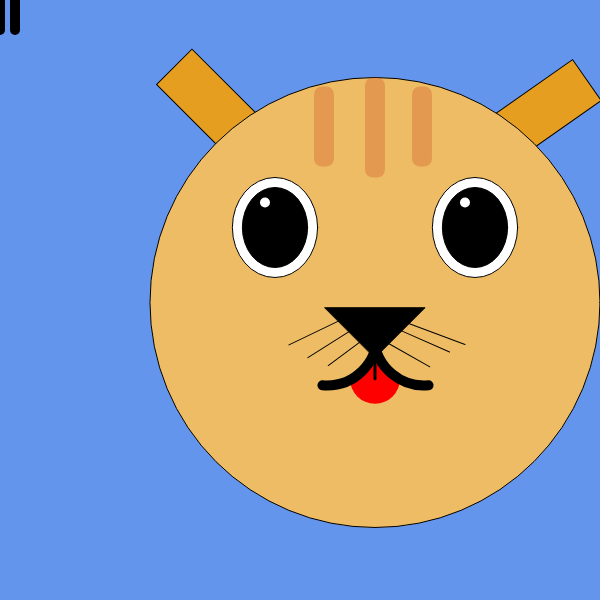
Frame 1 (no input)
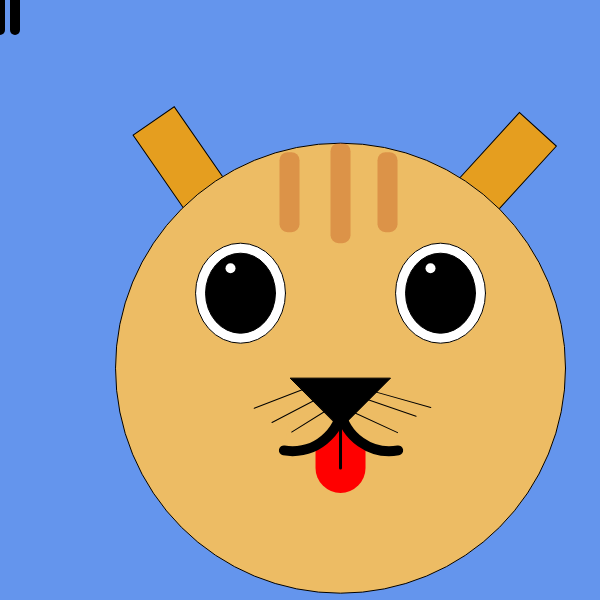
Frame 60 (no input)
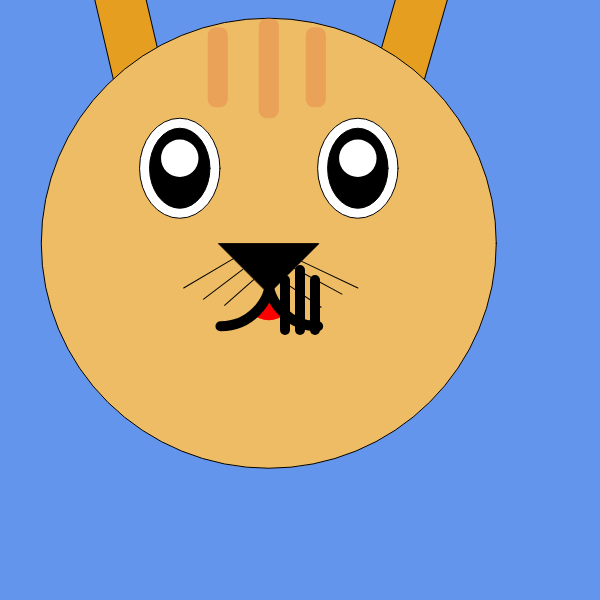
Frame 120 (the mouse pressed at the canvas centre since frame 60)

The p5.js sketch that drew these frames (run headless with seeded random() and noise() and a simulated clock; from frame 60 on, the mouse is pressed at the canvas centre):

// p5.js sketch
// ── sketch.js
var ear_angle_left = 0
var ear_angle_right = 0

var face_x = 75;
var face_y = 75;

function setup()
{
    createCanvas( 600, 600 );
}


function draw()
{
    background( 100, 149, 237 )

    // PI is up
    // 135
    var elapsed_time = millis() / 1000;
    ear_angle_left = map( cos( elapsed_time ), -1, 1, radians( 180 ),
        radians( 135 ) );
    ear_angle_right = map( cos( elapsed_time ), -1, 1, radians( 180 ),
        radians( 235 ) );

    face_x = map( cos( elapsed_time ), -1, 1, -75, 75 );
    face_y = map( sin( elapsed_time * 2 ), -1, 1, -75, 75 );

    var sin_t = map( sin( elapsed_time * 2 ), -1, 1, 0, 1 )
    sin_t = 3 * sin_t * sin_t - 2 * sin_t * sin_t * sin_t;
    var tongue_length = map( sin_t, 0, 1, 50, 100 );

    push()
    {
        translate( face_x, face_y )
        // ears 
        push()
        {
            fill( 229, 158, 31 )
            rectMode( CENTER )

            push()
            {
                translate( width / 3 - 30, height / 8 + 60 )
                rotate( ear_angle_left )
                rect( 0, 50, 50, 100 )
            }
            pop()

            push()
            {
                translate( 2 * width / 3 + 30, height / 8 + 60 )
                rotate( ear_angle_right )
                rect( 0, 50, 50, 100 )
            }
            pop()
        }
        pop()

        //face
        push()
        {
            fill( '#edbc64' )
            var face_size = map( mouseX, 100, width - 100, 450, 460, true );
            ellipse( width / 2, height / 2, face_size, 450 )
        }
        pop()

        // cat stripes
        push()
        {
            // 233, 205, 95
            var stripe_red = map( sin_t, 0, 1, 228, 195 );
            var stripe_green = map( sin_t, 0, 1, 122, 82 );
            var stripe_blue = map( sin_t, 0, 1, 72, 29 );
            noStroke()
            fill( stripe_red, stripe_green, stripe_blue, 100 )
            // fill( 220, 200 )
            rectMode( CENTER )
            rect( width / 2, 125, 20, 100, 8 )            
            rect( 249, 124, 20, 80, 8 )
            rect( 347, 124, 20, 80, 8 )
        }
        pop()

        //eyes
        push()
        {
            var eye_center_x = width / 2 + face_x;
            var eye_center_y = height * 3 / 8 + face_y;
            var mouse_distance = dist( eye_center_x, eye_center_y, mouseX, mouseY );
            var eye_size = map( mouse_distance, 0, width / 2, 60, 10, true );
            var eye_offset = map( mouse_distance, 0, width / 2, 20, 0, true );

            var eye_width = map( sin_t, 0, 1, 80, 90 )
            //left eye
            push()
            {
                translate( eye_offset, 0 )
                push()
                {
                    ellipse( width / 3, height * 3 / 8, eye_width, 100 )
                    fill( 0 )
                    ellipse( width / 3, height * 3 / 8, eye_width - 20, 80 )
                }
                pop()
                push()
                {
                    noStroke()
                    circle( width / 3 - 10 + mouseX / width * 20,
                        height * 3 / 8 - 25 + mouseY / height * 30, eye_size )
                }
                pop()
            }
            pop()

            // right eye
            push()
            {
                translate( -eye_offset, 0 )
                ellipse( width * 2 / 3, height * 3 / 8, eye_width, 100 );
                push()
                {
                    fill( 0 )
                    ellipse( width * 2 / 3, height * 3 / 8, eye_width - 20, 80 );
                }
                pop()
                push()
                {
                    noStroke()
                    circle( width * 2 / 3 - 10 + mouseX / width * 20,
                        height * 3 / 8 - 25 + mouseY / height * 30, eye_size );
                }
                pop()
            }
            pop()
        }
        pop()


        // mouth
        push()
        { // tongue
            stroke( 'red' )
            strokeWeight( 50 )
            line( width / 2, height / 2 + 50, width / 2, height / 2 + tongue_length )
            stroke( 0 )
            strokeWeight( 3 )
            line( width / 2, height / 2 + 50, width / 2, height / 2 + tongue_length )
        }
        pop()
        push()
        {
            fill( '#edbc64' )
            // noFill()
            strokeWeight( 10 )
            var arc_length_offset = map( tongue_length, 50, 100, 0, radians( 10 ) )
            arc( 252, 333, 100, 100, 0, HALF_PI + arc_length_offset )
            arc( 349, 333, 100, 100, HALF_PI - arc_length_offset, PI )
        }
        pop()
        // nose
        push()
        {
            var nose_offset = map( tongue_length, 50, 100, 0, 10 );
            translate( 0, nose_offset );
            fill( 0 )

            triangle( width / 3 + 50, height / 2, width * 2 / 3 - 50,
                height / 2, width / 2, height / 2 + 50 )

            push()
            {
                translate( width / 2, height / 2 + 30 )
                var whisker_angle = map( tongue_length, 50, 100, 0, 10 );
                rotate( radians( whisker_angle ) )
                translate( -width / 2, -height / 2 - 30 );
                // whiskers
                line( 265, 315, 215, 345 )
                line( 274, 326, 235, 356 )
                line( 285, 336, 256, 362 )
            }
            pop()
            push()
            {
                translate( width / 2, height / 2 + 30 )
                var whisker_angle = map( tongue_length, 50, 100, 0, -10 );
                rotate( radians( whisker_angle ) )
                translate( -width / 2, -height / 2 - 30 );
                line( 333, 318, 389, 345 )
                line( 326, 325, 373, 351 )
                line( 313, 337, 352, 364 )
            }
            pop()
            // stroke(255)
            // text([mouseX, mouseY], 250, 300)
        }
        pop()
    }
    pop()

    // pet cat with a scratcher
    push()
    {
        strokeWeight( 10 )
        line( mouseX, mouseY + 30, mouseX, mouseY - 30 )
        line( mouseX + 15, mouseY + 30, mouseX + 15, mouseY - 20 )
        line( mouseX - 15, mouseY + 30, mouseX - 15, mouseY - 20 )
    }
    pop()

}
